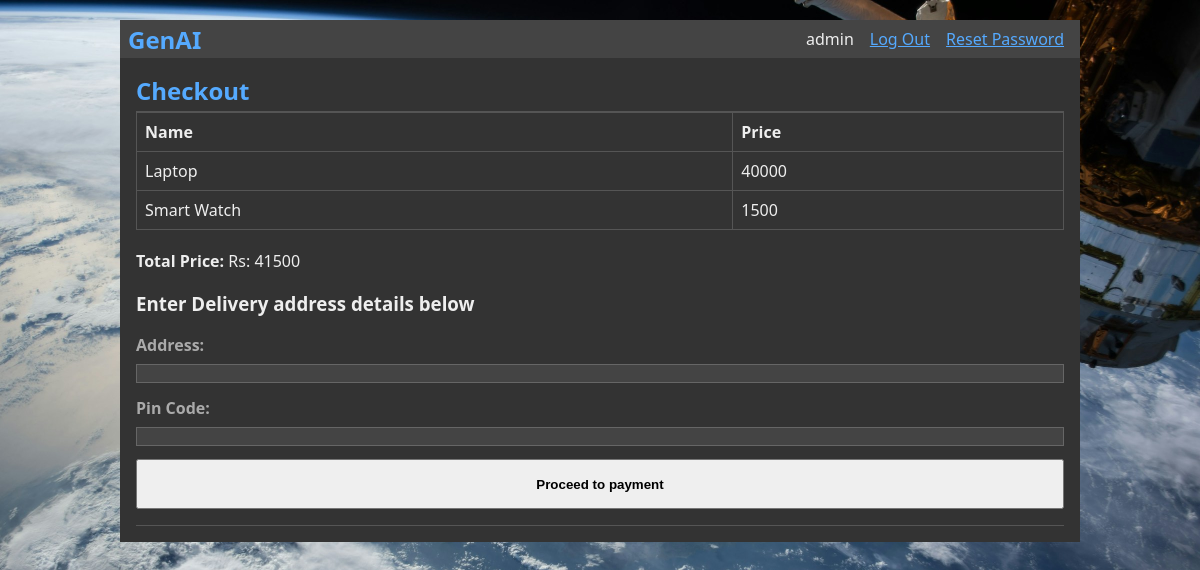
/checkout (signed in), run on the app's committed database.
### tables this page shows
CREATE TABLE user (
    id integer primary key autoincrement,
    username text not null,
    password text not null,
    mobile_number text not null
);

CREATE TABLE cart (
    id integer primary key autoincrement,
    name text not null,
    price integer not null
);

### flaskr/product.py (the view)
@bp.route('/checkout', methods=['GET', 'POST'])
@login_required
def checkout():
    db = get_db()
    items = db.execute(
        'SELECT * FROM cart'
    ).fetchall()
    total_price = 0
    for item in items:
        total_price += item['price']
    if request.method == 'POST':
        pass
    return render_template('product/checkout.html', items=items, total_price=total_price)

### flaskr/auth.py (called while the page is built)
@bp.before_app_request
def load_logged_in_user():
    user_id = session.get('user_id')
    if user_id is None:
        g.user = None
    else:
        g.user = get_db().execute(
            'SELECT * FROM user WHERE id = ?', (user_id,)
        ).fetchone()

def login_required(view):
    @functools.wraps(view)
    def wrapped_view(**kwargs):
        if g.user is None:
            return redirect(url_for('auth.login'))
        return view(**kwargs)
    return wrapped_view

### flaskr/db.py (called while the page is built)
def get_db():
    if 'db' not in g:
        g.db = sqlite3.connect(
            'database.db',
            detect_types=sqlite3.PARSE_DECLTYPES
        )
        g.db.row_factory = sqlite3.Row
    return g.db

### flaskr/templates/product/checkout.html
{% extends 'base.html' %}
{% block header %}
  <h1>{% block title %}Checkout{% endblock %}</h1>
{% endblock %}
{% block content %}
<table>
    <thead>
        <tr>
            <th>Name</th>
            <th>Price</th>
        </tr>
    </thead>
    <tbody>
        {% for item in items %}
            <tr>
                <td>{{ item['name'] }}</td>
                <td>{{ item['price'] }}</td>
            </tr>
        {% endfor %}
    </tbody>
</table>
<div class="total-price">
    <strong>Total Price:</strong> Rs: {{ total_price }}
</div>
<div class="user-details">
    <h3>Enter Delivery address details below</h3>
    <form action="/complete_order" method="post">
        <label for="address">Address:</label>
        <input type="text" id="address" name="address" required>
        <label for="pincode">Pin Code:</label>
        <input type="text" id="pincode" name="pincode" required>
        <button type="submit" id="proceed-to-payment">Proceed to payment</button>
    </form>
</div>
{% endblock %}

### flaskr/templates/base.html (shortened to what this page needs)
<!doctype html>
<html>
<head>
    <link rel="stylesheet" href="{{ url_for('static', filename='style.css') }}">
</head>
<body>
    <nav>
        <h1>GenAI</h1>
        <ul>
            {% if g.user %}
                <li><span>{{ g.user['username'] }}</span></li>
                <li><a href="{{ url_for('auth.logout') }}">Log Out</a></li>
                <li><a href="{{ url_for('auth.reset_password') }}">Reset Password</a></li>
            {% else %}
                <li><a href="{{ url_for('auth.register') }}">Register</a></li>
                <li><a href="{{ url_for('auth.login') }}">Log In</a></li>
            {% endif %}
        </ul>
    </nav>
    <section class="content">
        <header>
            {% block header %}{% endblock %}
        </header>
        {% block content %}{% endblock %}
        <header>
        </header>
    </section>
</body>
</html>

### flaskr/static/style.css (style rules this page uses)
html { font-family: 'Segoe UI', Tahoma, Geneva, Verdana, sans-serif; color: #eee; }
body { max-width: 960px; margin: 20px auto 0; background: #333; }
h1 { font-family: 'Segoe UI', Tahoma, Geneva, Verdana, sans-serif; color: #55aaff; margin: 1rem 0; }
a { color: #55aaff; }
nav { background: #444; display: flex; align-items: center; padding: 0 0.5rem; }
nav h1 { flex: auto; margin: 0; }
nav ul { display: flex; list-style: none; margin: 0; padding: 0; }
nav ul li a, nav ul li span, header .action { display: block; padding: 0.5rem; }
.content { padding: 0 1rem 1rem; background: #333; }
.content>header { border-bottom: 1px solid #555; display: flex; align-items: flex-end; }
.content>header h1 { flex: auto; margin: 1rem 0 0.25rem 0; }
.content:last-child { margin-bottom: 0; }
.content form { margin: 1em 0; display: flex; flex-direction: column; }
.content label { font-weight: bold; margin-bottom: 0.5em; color: #aaa; }
.content input, .content textarea { margin-bottom: 1em; background: #444; border: 1px solid #666; color: #eee; }
table { border-collapse: collapse; width: 100%; }
th, td { border: 1px solid #555; padding: 8px; text-align: left; }
th { background-color: #333; color: #eee; }
#proceed-to-payment { display: inline-block; height: 50px; font-weight: bold; padding: 0.5em 1em; }
.total-price { margin-top: 20px; }

### data on the page
user: user.username "admin"
cart: name "Laptop", price "40000"
cart: name "Smart Watch", price "1500"

### other printed values
{{ total_price }} "41500"
